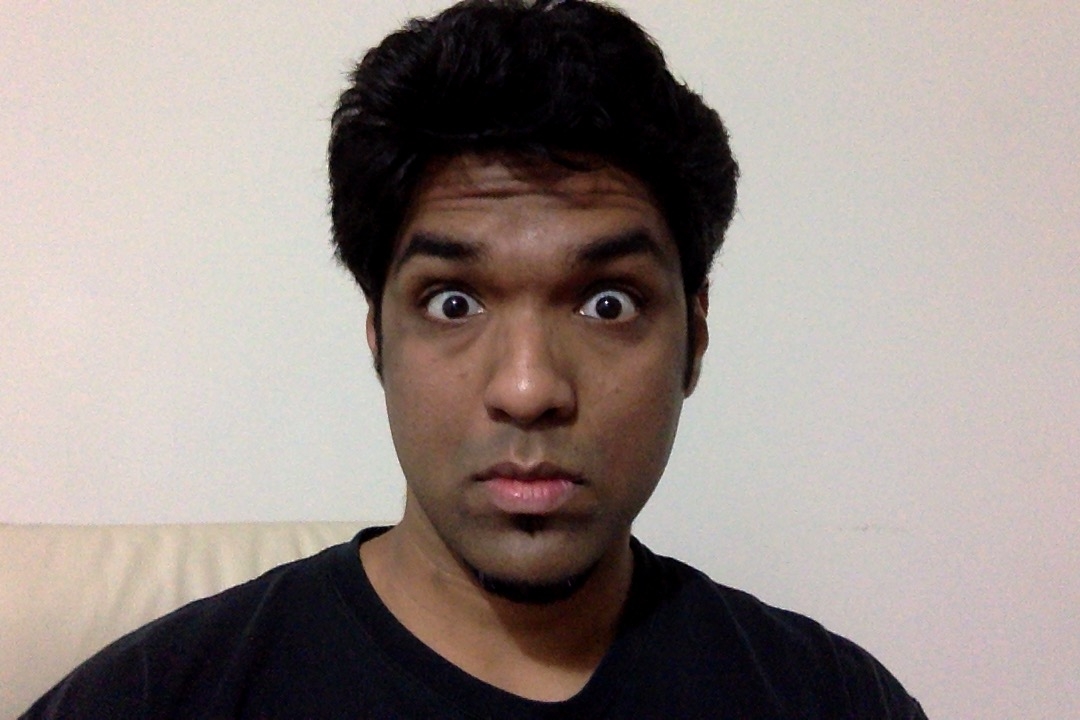
#> input picture Chapter+4_Images/input_pupil.jpg, 1080 x 720 px, found by its file name
$ python pupil_detector.py
#> lines starting #> are read from the running program, lines starting #| are printed output that depends on the picture; after the words box and inside, x2 and y2 are one past the last pixel; in counts of white or black regions, pixels touching at a corner belong together
import math

import cv2
import numpy as np

img = cv2.imread('../images/input_pupil.jpg')
#> img is the input picture: shape (720, 1080, 3); mean B, G, R 135.9, 140.8, 152
scaling_factor = 0.7

img = cv2.resize(img, None, fx=scaling_factor, fy=scaling_factor, interpolation=cv2.INTER_AREA)
#> img: shape (504, 756, 3)
cv2.imshow('Input', img)
gray = cv2.cvtColor(~img, cv2.COLOR_BGR2GRAY)
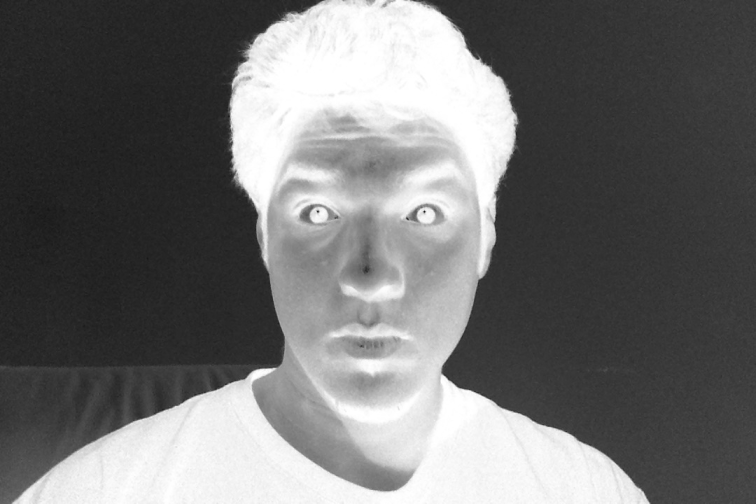
#> gray: shape (504, 756); min 23, max 255, mean 111.5

ret, thresh_gray = cv2.threshold(gray, 220, 255, cv2.THRESH_BINARY)
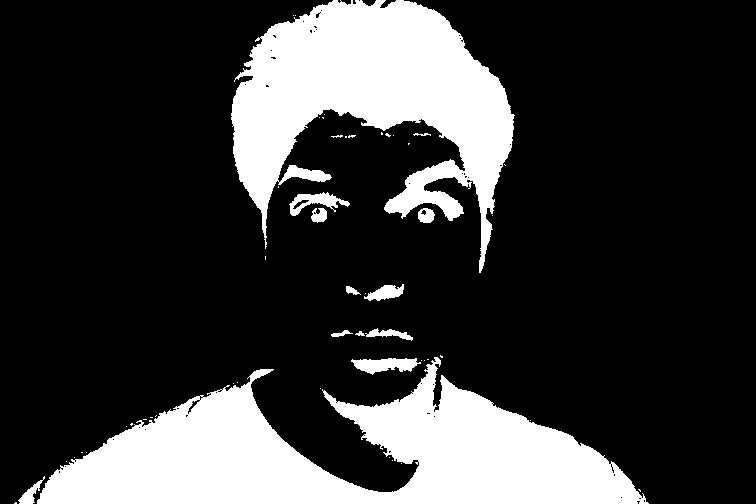
#> thresh_gray: shape (504, 756); 22.3% white; 52 white regions (38 under 20 px)
contours, hierarchy = cv2.findContours(thresh_gray, cv2.RETR_EXTERNAL, cv2.CHAIN_APPROX_NONE)
#> contours = 52 contours, 41 with area under 20; largest, box (x1, y1, x2, y2) and area: (37, 357, 649, 504) 44232, (231, 0, 515, 273) 36360, (351, 358, 421, 375) 644, (289, 192, 350, 216) 572, (364, 284, 404, 301) 338

for contour in contours:
    area = cv2.contourArea(contour)
    rect = cv2.boundingRect(contour)
    x, y, width, height = rect
    radius = 0.25 * (width + height)

    area_condition = (100 <= area <= 200)
    symmetry_condition = (abs(1 - float(width)/float(height)) <= 0.2)
    fill_condition = (abs(1 - (area / (math.pi * math.pow(radius, 2.0)))) <= 0.3)

    if area_condition and symmetry_condition and fill_condition:
        cv2.circle(img, (int(x + radius), int(y + radius)), int(1.3*radius), (0,180,0), -1)
#> this loop made 52 passes
#> (area, x, y, width, height, radius, area_condition, symmetry_condition) on passes 3, 23, 24, 27, 28, 30, 31, 34, 35, 36, 52: (205, 18, 476, 27, 28, 13.75, False, True), (643.5, 351, 358, 70, 17, 21.75, False, False), (44231.5, 37, 357, 612, 147, 189.8, False, False), (49.5, 331, 330, 22, 7, 7.25, False, False), (209.5, 365, 328, 48, 13, 15.25, False, False), (54.5, 346, 286, 15, 9, 6, False, False), (338, 364, 284, 40, 17, 14.25, False, False), (180.5, 418, 208, 17, 15, 8, True, True), (147.5, 311, 208, 16, 15, 7.75, True, True), (571.5, 289, 192, 61, 24, 21.25, False, False), (36360.5, 231, 0, 284, 273, 139.2, False, True)
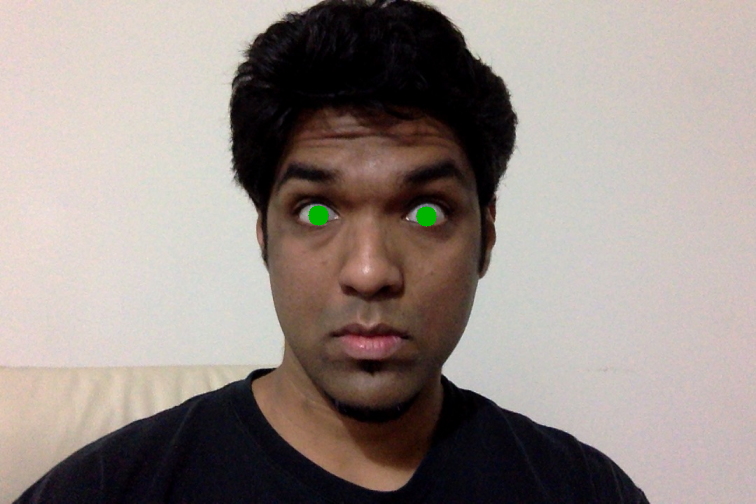
#> img: shape (504, 756, 3); mean B, G, R 135.8, 141, 151.9

cv2.imshow('Pupil Detector', img)
cv2.imwrite('pupil_detector.jpg',img)
c = cv2.waitKey()
#> (key Esc is pressed here)
cv2.destroyAllWindows()

$ run again, with Chapter+4_Images/input_ear.jpg copied over Chapter+4_Images/input_pupil.jpg
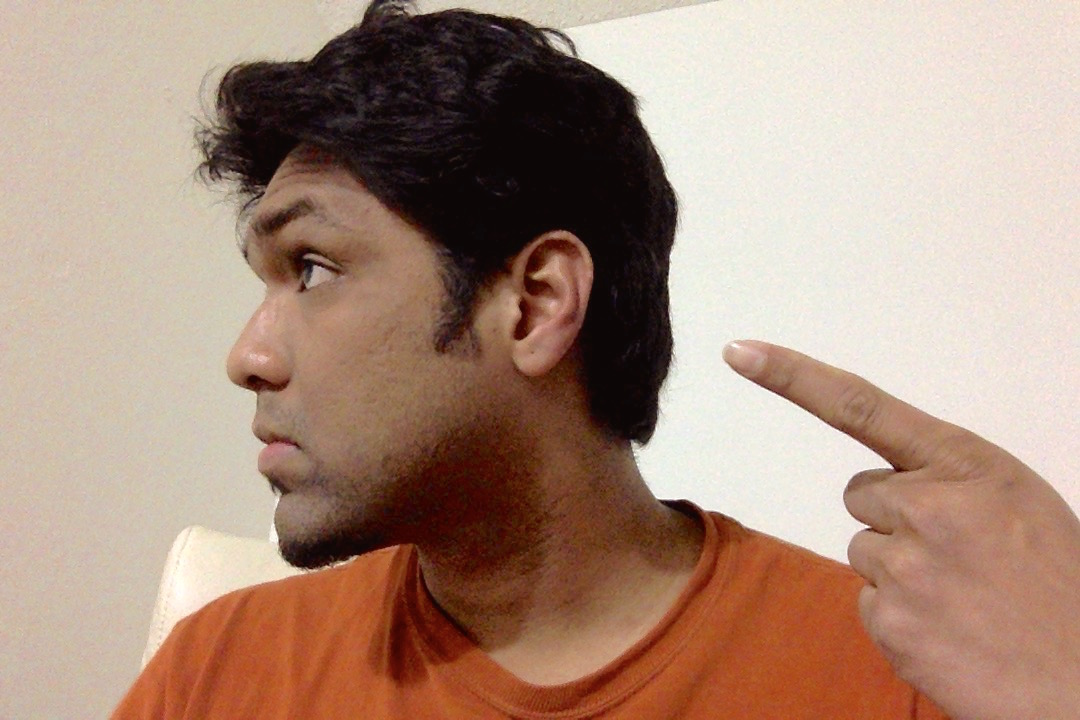
#> input picture Chapter+4_Images/input_ear.jpg, 1080 x 720 px, found by its file name
#> img is the input picture: shape (720, 1080, 3); mean B, G, R 124.9, 141.6, 170.5
#> img: shape (504, 756, 3)
#> `gray = cv2.cvtColor(~img, cv2.COLOR_BGR2GRAY)`:
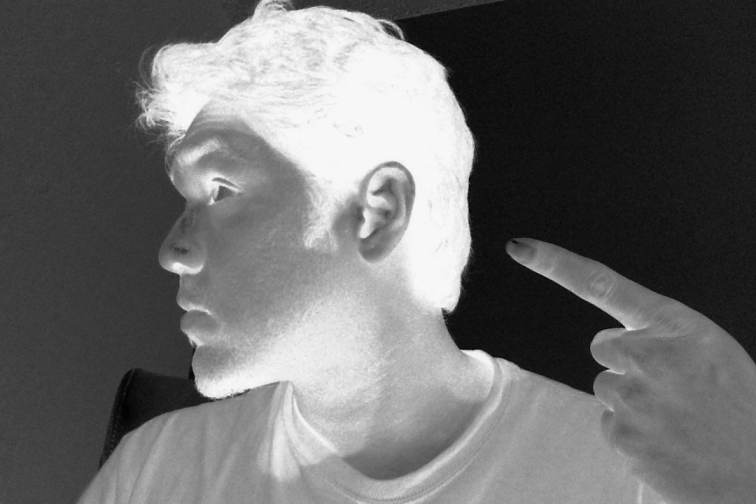
#> gray: shape (504, 756); min 1, max 248, mean 106.6
#> `ret, thresh_gray = cv2.threshold(gray, 220, 255, cv2.THRESH_BINARY)`:
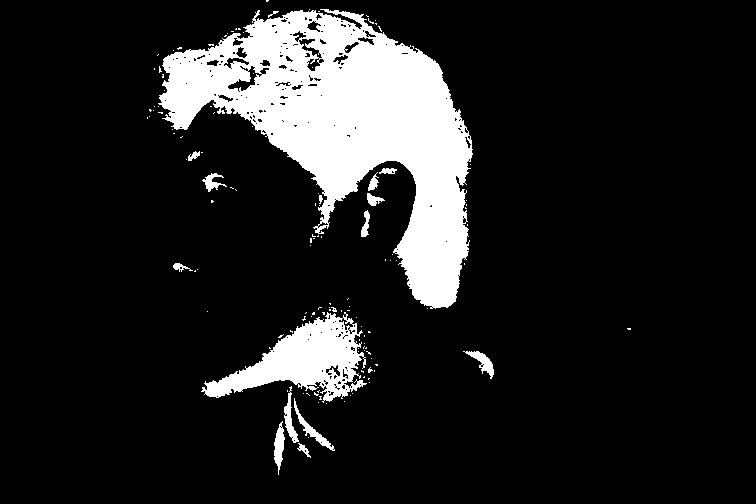
#> thresh_gray: shape (504, 756); 13.1% white; 131 white regions (115 under 20 px)
#> contours = 129 contours, 115 with area under 20; largest, box (x1, y1, x2, y2) and area: (158, 9, 473, 309) 41926, (201, 312, 367, 403) 6488, (274, 421, 285, 475) 278, (294, 398, 335, 451) 276, (463, 351, 494, 379) 255
#> the loop `for contour in contours:` made 129 passes
#> (area, x, y, width, height, radius, symmetry_condition) on passes 1, 3, 7, 16, 25, 44: (54.5, 297, 443, 14, 15, 7.25, True), (278, 274, 421, 11, 54, 16.25, False), (276.5, 294, 398, 41, 53, 23.5, False), (251, 284, 386, 15, 57, 18, False), (255, 463, 351, 31, 28, 14.75, True), (6487.5, 201, 312, 166, 91, 64.25, False)
